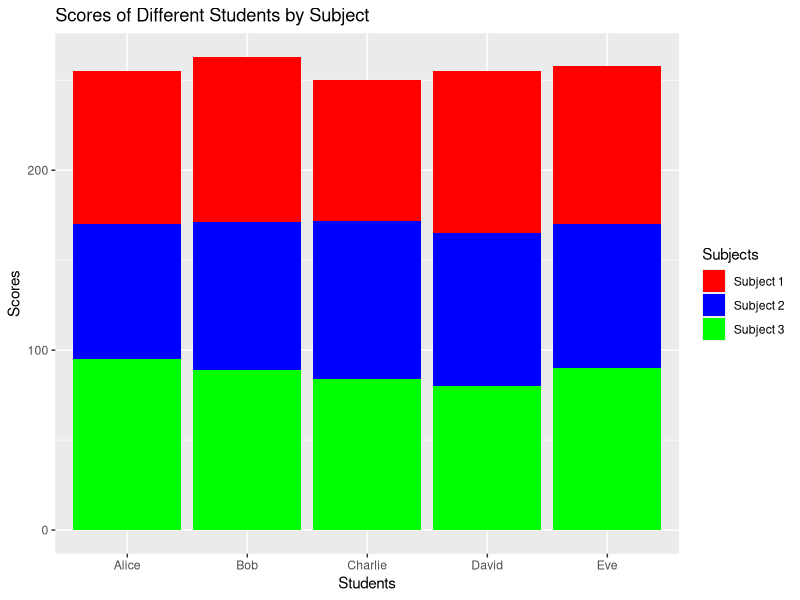

This figure's R source:
# Load necessary library
library(ggplot2)

# Data for the bar graph (Student names and their scores in three subjects)
students <- c('Alice', 'Bob', 'Charlie', 'David', 'Eve')
subject1 <- c(85, 92, 78, 90, 88)
subject2 <- c(75, 82, 88, 85, 80)
subject3 <- c(95, 89, 84, 80, 90)

# Combine the subject scores into a data frame
data <- data.frame(
  Student = rep(students, times = 3),  # Repeat student names for each subject
  Subject = factor(rep(c('Subject 1', 'Subject 2', 'Subject 3'), each = length(students))),  # Repeat subject names for each student
  Score = c(subject1, subject2, subject3)  # Combine all subject scores into a single vector
)

# Create the stacked bar graph
ggplot(data, aes(x = Student, y = Score, fill = Subject)) +
  geom_bar(stat = "identity") +                # Create bars with heights based on Score
  scale_fill_manual(values = c('red', 'blue', 'green')) +  # Manually set colors for each subject
  labs(title = 'Scores of Different Students by Subject',    # Title of the bar graph
       x = 'Students',                                  # Label for the x-axis
       y = 'Scores',                                    # Label for the y-axis
       fill = 'Subjects')                              # Label for the legend
